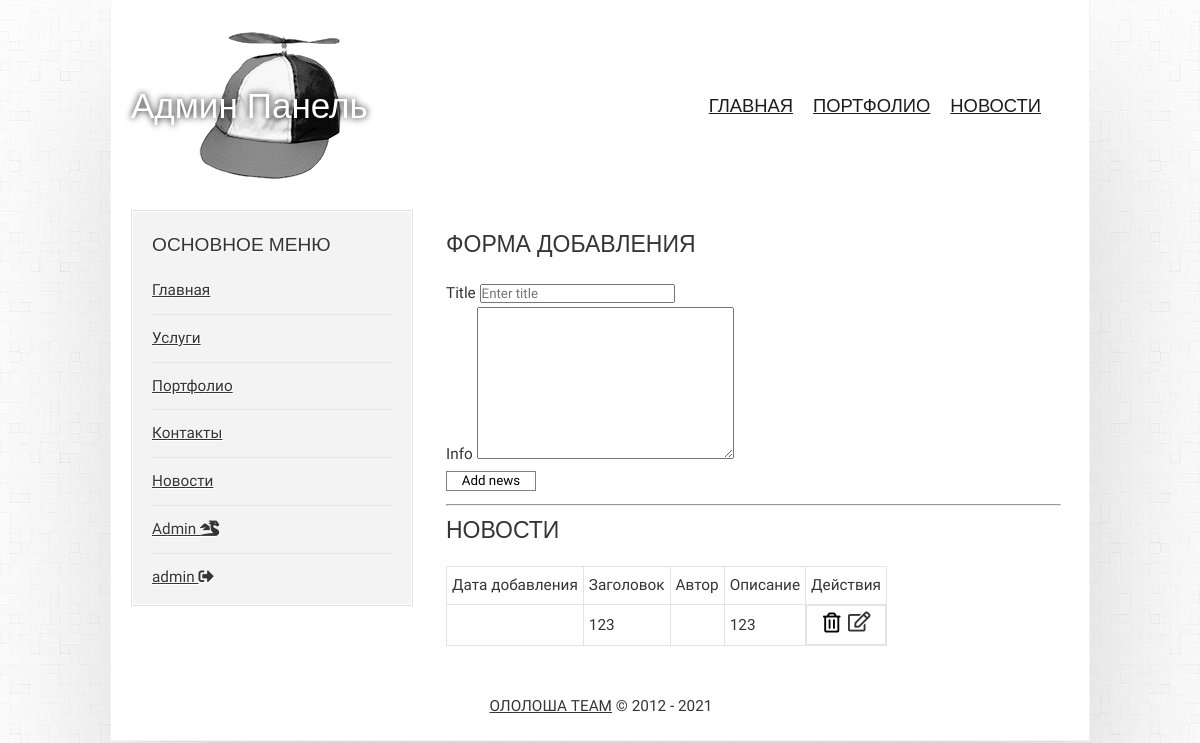
Page /admin/news (signed in) on the earlier database version.
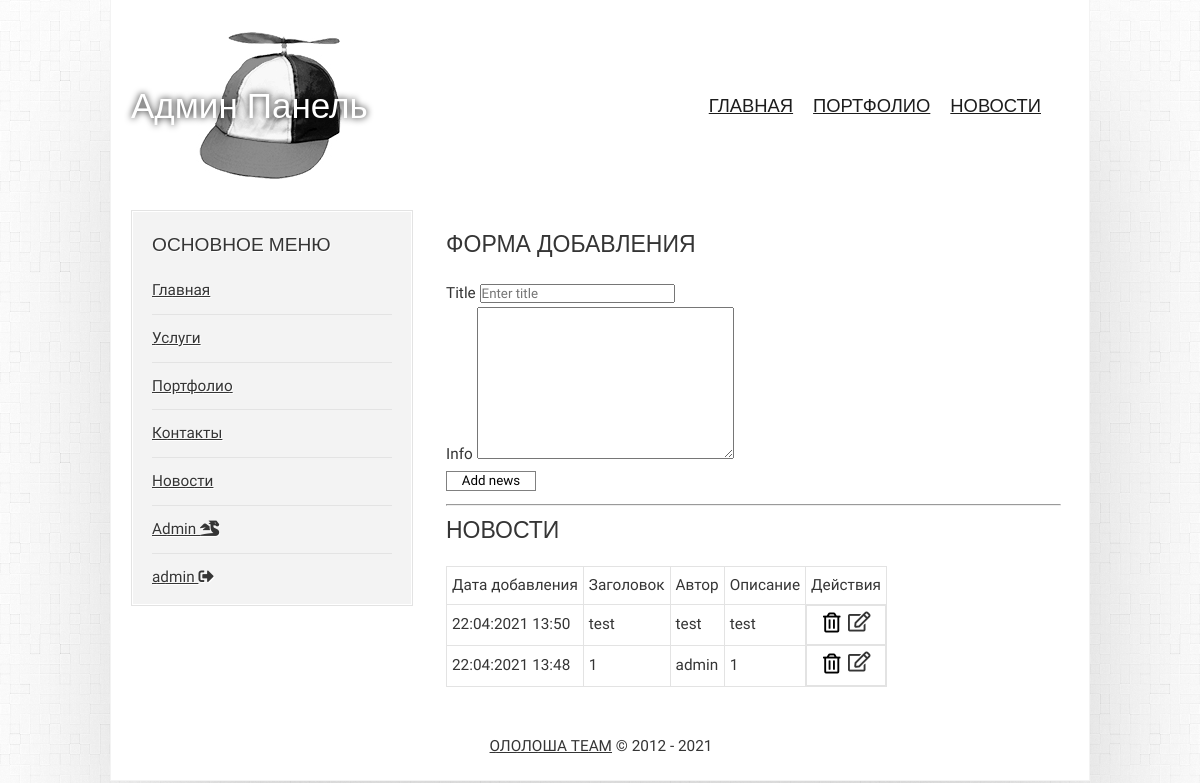
Same page on the later database version.
### tables this page shows
CREATE TABLE `news` (
  `id` int(11) NOT NULL,
  `title` varchar(255) NOT NULL,
  `text` text NOT NULL,
  `date` varchar(100) NOT NULL,
  `author` varchar(100) NOT NULL,
  `author_id` int(11) NOT NULL
);

### application/core/view.php (called while the page is built)
<?php
class View
{
	function generate($content_view, $template_view, $data = null)
	{
		include 'application/views/'.$template_view;
	}
}

### application/controllers/controller_admin.php (called while the page is built, shortened)
<?php
class Controller_Admin extends Controller
{
    public function __construct()
    {
        $this->view = new View();
        $this->model = new Model_Admin();
    }
    public function action_news()
    {
        $data = $this->model->get_news();
        $this->view->generate('Admin/news_view.php', 'Admin/template_view.php' , $data);
    }
}

### application/bootstrap.php (called while the page is built, shortened)
<?php
require_once 'core/model.php';
require_once 'core/view.php';
Route::start();

### index.php (called while the page is built, shortened)
<?php
require_once 'application/bootstrap.php';

### application/core/model.php (called while the page is built, shortened)
<?php
class Model
{
	 public function __construct()
    {
        $this->link = mysqli_connect($GLOBALS['host'],$GLOBALS['username'],$GLOBALS['password'],$GLOBALS['database']);
    }
}

### application/models/model_admin.php (called while the page is built, shortened)
<?php
class Model_Admin extends Model{
    public function get_news(){
        $query = "SELECT * FROM news ORDER BY id DESC";
        $result = mysqli_query($this->link,$query);
        return $result;
    }
}

### application/views/Admin/news_view.php (the view, shortened to what this page needs)
<form method="post" style="margin-bottom: 10px">
    <h2>Форма добавления</h2>
    <div class="form-group" >
        <label for="email">Title</label>
        <input type="text" class="form-control" id="email" name="title" aria-describedby="emailHelp"
               placeholder="Enter title" ">
    </div>
    <div class="form-group">
        <label for="text">Info</label>
        <textarea name="text" id="text" cols="30" rows="10"></textarea>
    </div>
    <button type="submit" style="width:90px;height: 20px; background-color: white;border: 1px solid grey;cursor: pointer">Add news</button>
</form><hr>
<div style="margin-top: 10px;">
    <h2>Новости</h2>
    <?php if($data): ?>
        <table>
            <tr>
                <td>Дата добавления</td>
                <td>Заголовок</td>
                <td>Автор</td>
                <td>Описание</td>
                <td>Действия</td>
            </tr>
            <?php foreach ($data as $row): ?>
                <tr>
                    <td><?= $row['date'] ?></td>
                    <td><?= $row['title'] ?></td>
                    <td><?= $row['author'] ?></td>
                    <td style="max-width: 300px;"><?= $row['text'] ?></td>
                    <td style="display:flex;flex-direction: row;justify-content: center" >
                        <div>
                            <form action="/admin/delete" method="post">
                                <button  style="background: none;border: none; cursor: pointer;width:25px;height:25px;font-size: 20px;" type="submit"> <i class="far fa-trash-alt"></i></button>
                            </form>
                        </div>&nbsp;
                        <div>
                            <a href="/admin/edit/?table=news&id=<?= $row['id']; ?>"><i style="width:25px;height:25px;font-size: 20px;" class="far fa-edit"></i></a>
                        </div>
                    </td>
                </tr>
            <?php endforeach; ?>
        </table>
    <?php endif; ?>
</div>

Differences in the rows shown:
removed news: title "123", text "123"
added news: date "22:04:2021 13:50", title "test", author "test", text "test"
added news: date "22:04:2021 13:48", title "1", author "admin", text "1"
